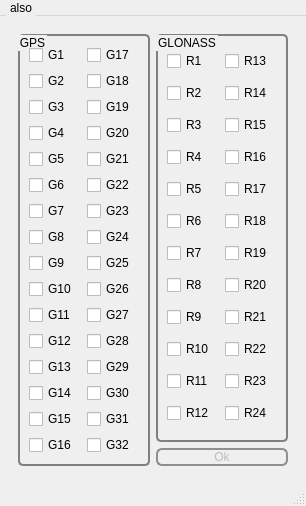
<?xml version="1.0" encoding="UTF-8"?>
<ui version="4.0">
 <class>opening_window</class>
 <widget class="QMainWindow" name="opening_window">
  <property name="geometry">
   <rect>
    <x>0</x>
    <y>0</y>
    <width>306</width>
    <height>465</height>
   </rect>
  </property>
  <property name="windowTitle">
   <string>MainWindow</string>
  </property>
  <property name="styleSheet">
   <string notr="true">QPushButton {
     border: 2px solid #8f8f91;
     border-radius: 6px;
     background-color: qlineargradient(x1: 0, y1: 0, x2: 0, y2: 1,
                                       stop: 0 #f6f7fa, stop: 1 #dadbde);
     min-width: 80px;
 }
 QMainWindow::separator {
     background: yellow;
     width: 10px; /* когда вертикальный */
     height: 10px; /* когда горизонтальный */
 }
QMenu {
     background-color: #ABABAB; /* устанавливаем фон меню */
     border: 1px solid black;
 }
 QMenuBar {
     background-color: qlineargradient(x1:0, y1:0, x2:0, y2:1,
                                       stop:0 lightgray, stop:1 darkgray);
 }
QMenuBar::item {
     spacing: 3px; /* интервал между пунктами меню */
     padding: 1px 4px;
     background: transparent;
     border-radius: 4px;
 }

 QMenuBar::item:selected { /* когда выделено с помощью мыши или клавиатуры */
     background: #a8a8a8;
 }

 QMenuBar::item:pressed {
     background: #888888;
 }
QLineEdit {
    border: 2px solid gray;
    border-radius: 10px;
    padding: 0 8px;
    background: white;
    selection-background-color: darkgray;
}
QPushButton:hover {
     border: 2px solid black;
     border-radius: 6px;
     background-color: qlineargradient(x1: 0, y1: 0, x2: 0, y2: 1,
                                       stop: 0 #f6f7fa, stop: 1 #dadbde);
     min-width: 80px;
}</string>
  </property>
  <widget class="QWidget" name="centralwidget">
   <property name="styleSheet">
    <string notr="true"> QGroupBox {
 background-color: qlineargradient(x1: 0, y1: 0, x2: 0, y2: 1,
                                   stop: 0 #E0E0E0, stop: 1 #FFFFFF);
 border: 2px solid gray;
 border-radius: 5px;
 margin-top: 1ex; /* leave space at the top for the title */
}</string>
   </property>
   <layout class="QVBoxLayout" name="verticalLayout">
    <item>
     <widget class="QStackedWidget" name="stackedWidget">
      <property name="currentIndex">
       <number>1</number>
      </property>
      <widget class="QWidget" name="page">
       <property name="sizePolicy">
        <sizepolicy hsizetype="MinimumExpanding" vsizetype="MinimumExpanding">
         <horstretch>0</horstretch>
         <verstretch>0</verstretch>
        </sizepolicy>
       </property>
       <layout class="QVBoxLayout" name="verticalLayout_2">
        <item>
         <layout class="QHBoxLayout" name="horizontalLayout_3">
          <item>
           <widget class="QPushButton" name="choose_N_Button">
            <property name="text">
             <string>choose  .**N file</string>
            </property>
           </widget>
          </item>
          <item>
           <widget class="QLineEdit" name="n_lineEdit"/>
          </item>
         </layout>
        </item>
        <item>
         <layout class="QHBoxLayout" name="horizontalLayout_2">
          <item>
           <widget class="QPushButton" name="choose_G_Button">
            <property name="text">
             <string>choose  .**G file</string>
            </property>
           </widget>
          </item>
          <item>
           <widget class="QLineEdit" name="g_lineEdit"/>
          </item>
         </layout>
        </item>
        <item>
         <layout class="QHBoxLayout" name="horizontalLayout">
          <item>
           <widget class="QPushButton" name="choose_o_Button">
            <property name="text">
             <string>choose  .**o file</string>
            </property>
           </widget>
          </item>
          <item>
           <widget class="QLineEdit" name="o_lineEdit"/>
          </item>
         </layout>
        </item>
        <item>
         <widget class="QPushButton" name="ok_Button">
          <property name="text">
           <string>Calculate</string>
          </property>
         </widget>
        </item>
       </layout>
      </widget>
      <widget class="QWidget" name="page_2">
       <property name="styleSheet">
        <string notr="true">QPushButton {
     border: 2px solid #8f8f91;
     border-radius: 6px;
     background-color: qlineargradient(x1: 0, y1: 0, x2: 0, y2: 1,
                                       stop: 0 #f6f7fa, stop: 1 #dadbde);
     min-width: 80px;
 }
 QMainWindow::separator {
     background: yellow;
     width: 10px; /* когда вертикальный */
     height: 10px; /* когда горизонтальный */
 }
QMenu {
     background-color: #ABABAB; /* устанавливаем фон меню */
     border: 1px solid black;
 }
 QMenuBar {
     background-color: qlineargradient(x1:0, y1:0, x2:0, y2:1,
                                       stop:0 lightgray, stop:1 darkgray);
 }
QMenuBar::item {
     spacing: 3px; /* интервал между пунктами меню */
     padding: 1px 4px;
     background: transparent;
     border-radius: 4px;
 }

 QMenuBar::item:selected { /* когда выделено с помощью мыши или клавиатуры */
     background: #a8a8a8;
 }

 QMenuBar::item:pressed {
     background: #888888;
 }
QLineEdit {
    border: 2px solid gray;
    border-radius: 10px;
    padding: 0 8px;
    background: white;
    selection-background-color: darkgray;
}
QPushButton:hover {
     border: 2px solid black;
     border-radius: 6px;
     background-color: qlineargradient(x1: 0, y1: 0, x2: 0, y2: 1,
                                       stop: 0 #f6f7fa, stop: 1 #dadbde);
     min-width: 80px;
}</string>
       </property>
       <layout class="QGridLayout" name="gridLayout">
        <item row="0" column="0" rowspan="2">
         <widget class="QGroupBox" name="groupBox_2">
          <property name="title">
           <string>GPS</string>
          </property>
          <layout class="QHBoxLayout" name="horizontalLayout_6">
           <item>
            <layout class="QHBoxLayout" name="horizontalLayout_4">
             <item>
              <layout class="QVBoxLayout" name="verticalLayout_4">
               <item>
                <widget class="QCheckBox" name="checkBox_G1">
                 <property name="text">
                  <string>G1</string>
                 </property>
                </widget>
               </item>
               <item>
                <widget class="QCheckBox" name="checkBox_G2">
                 <property name="text">
                  <string>G2</string>
                 </property>
                </widget>
               </item>
               <item>
                <widget class="QCheckBox" name="checkBox_G3">
                 <property name="text">
                  <string>G3</string>
                 </property>
                </widget>
               </item>
               <item>
                <widget class="QCheckBox" name="checkBox_G4">
                 <property name="text">
                  <string>G4</string>
                 </property>
                </widget>
               </item>
               <item>
                <widget class="QCheckBox" name="checkBox_G5">
                 <property name="text">
                  <string>G5</string>
                 </property>
                </widget>
               </item>
               <item>
                <widget class="QCheckBox" name="checkBox_G6">
                 <property name="text">
                  <string>G6</string>
                 </property>
                </widget>
               </item>
               <item>
                <widget class="QCheckBox" name="checkBox_G7">
                 <property name="text">
                  <string>G7</string>
                 </property>
                </widget>
               </item>
               <item>
                <widget class="QCheckBox" name="checkBox_G8">
                 <property name="text">
                  <string>G8</string>
                 </property>
                </widget>
               </item>
               <item>
                <widget class="QCheckBox" name="checkBox_G9">
                 <property name="text">
                  <string>G9</string>
                 </property>
                </widget>
               </item>
               <item>
                <widget class="QCheckBox" name="checkBox_G10">
                 <property name="text">
                  <string>G10</string>
                 </property>
                </widget>
               </item>
               <item>
                <widget class="QCheckBox" name="checkBox_G11">
                 <property name="text">
                  <string>G11</string>
                 </property>
                </widget>
               </item>
               <item>
                <widget class="QCheckBox" name="checkBox_G12">
                 <property name="text">
                  <string>G12</string>
                 </property>
                </widget>
               </item>
               <item>
                <widget class="QCheckBox" name="checkBox_G13">
                 <property name="text">
                  <string>G13</string>
                 </property>
                </widget>
               </item>
               <item>
                <widget class="QCheckBox" name="checkBox_G14">
                 <property name="text">
                  <string>G14</string>
                 </property>
                </widget>
               </item>
               <item>
                <widget class="QCheckBox" name="checkBox_G15">
                 <property name="text">
                  <string>G15</string>
                 </property>
                </widget>
               </item>
               <item>
                <widget class="QCheckBox" name="checkBox_G16">
                 <property name="text">
                  <string>G16</string>
                 </property>
                </widget>
               </item>
              </layout>
             </item>
             <item>
              <layout class="QVBoxLayout" name="verticalLayout_3">
               <item>
                <widget class="QCheckBox" name="checkBox_G17">
                 <property name="text">
                  <string>G17</string>
                 </property>
                </widget>
               </item>
               <item>
                <widget class="QCheckBox" name="checkBox_G18">
                 <property name="text">
                  <string>G18</string>
                 </property>
                </widget>
               </item>
               <item>
                <widget class="QCheckBox" name="checkBox_G19">
                 <property name="text">
                  <string>G19</string>
                 </property>
                </widget>
               </item>
               <item>
                <widget class="QCheckBox" name="checkBox_G20">
                 <property name="text">
                  <string>G20</string>
                 </property>
                </widget>
               </item>
               <item>
                <widget class="QCheckBox" name="checkBox_G21">
                 <property name="text">
                  <string>G21</string>
                 </property>
                </widget>
               </item>
               <item>
                <widget class="QCheckBox" name="checkBox_G22">
                 <property name="text">
                  <string>G22</string>
                 </property>
                </widget>
               </item>
               <item>
                <widget class="QCheckBox" name="checkBox_G23">
                 <property name="text">
                  <string>G23</string>
                 </property>
                </widget>
               </item>
               <item>
                <widget class="QCheckBox" name="checkBox_G24">
                 <property name="text">
                  <string>G24</string>
                 </property>
                </widget>
               </item>
               <item>
                <widget class="QCheckBox" name="checkBox_G25">
                 <property name="text">
                  <string>G25</string>
                 </property>
                </widget>
               </item>
               <item>
                <widget class="QCheckBox" name="checkBox_G26">
                 <property name="text">
                  <string>G26</string>
                 </property>
                </widget>
               </item>
               <item>
                <widget class="QCheckBox" name="checkBox_G27">
                 <property name="text">
                  <string>G27</string>
                 </property>
                </widget>
               </item>
               <item>
                <widget class="QCheckBox" name="checkBox_G28">
                 <property name="text">
                  <string>G28</string>
                 </property>
                </widget>
               </item>
               <item>
                <widget class="QCheckBox" name="checkBox_G29">
                 <property name="text">
                  <string>G29</string>
                 </property>
                </widget>
               </item>
               <item>
                <widget class="QCheckBox" name="checkBox_G30">
                 <property name="text">
                  <string>G30</string>
                 </property>
                </widget>
               </item>
               <item>
                <widget class="QCheckBox" name="checkBox_G31">
                 <property name="text">
                  <string>G31</string>
                 </property>
                </widget>
               </item>
               <item>
                <widget class="QCheckBox" name="checkBox_G32">
                 <property name="text">
                  <string>G32</string>
                 </property>
                </widget>
               </item>
              </layout>
             </item>
            </layout>
           </item>
          </layout>
         </widget>
        </item>
        <item row="1" column="1">
         <widget class="QPushButton" name="Check_Button">
          <property name="enabled">
           <bool>false</bool>
          </property>
          <property name="text">
           <string>Ok</string>
          </property>
          <property name="default">
           <bool>false</bool>
          </property>
         </widget>
        </item>
        <item row="0" column="1">
         <widget class="QGroupBox" name="groupBox">
          <property name="title">
           <string>GLONASS</string>
          </property>
          <layout class="QHBoxLayout" name="horizontalLayout_5">
           <item>
            <layout class="QVBoxLayout" name="verticalLayout_5">
             <item>
              <widget class="QCheckBox" name="checkBox_R1">
               <property name="text">
                <string>R1</string>
               </property>
              </widget>
             </item>
             <item>
              <widget class="QCheckBox" name="checkBox_R2">
               <property name="text">
                <string>R2</string>
               </property>
              </widget>
             </item>
             <item>
              <widget class="QCheckBox" name="checkBox_R3">
               <property name="text">
                <string>R3</string>
               </property>
              </widget>
             </item>
             <item>
              <widget class="QCheckBox" name="checkBox_R4">
               <property name="text">
                <string>R4</string>
               </property>
              </widget>
             </item>
             <item>
              <widget class="QCheckBox" name="checkBox_R5">
               <property name="text">
                <string>R5</string>
               </property>
              </widget>
             </item>
             <item>
              <widget class="QCheckBox" name="checkBox_R6">
               <property name="text">
                <string>R6</string>
               </property>
              </widget>
             </item>
             <item>
              <widget class="QCheckBox" name="checkBox_R7">
               <property name="text">
                <string>R7</string>
               </property>
              </widget>
             </item>
             <item>
              <widget class="QCheckBox" name="checkBox_R8">
               <property name="text">
                <string>R8</string>
               </property>
              </widget>
             </item>
             <item>
              <widget class="QCheckBox" name="checkBox_R9">
               <property name="text">
                <string>R9</string>
               </property>
              </widget>
             </item>
             <item>
              <widget class="QCheckBox" name="checkBox_R10">
               <property name="text">
                <string>R10</string>
               </property>
              </widget>
             </item>
             <item>
              <widget class="QCheckBox" name="checkBox_R11">
               <property name="text">
                <string>R11</string>
               </property>
              </widget>
             </item>
             <item>
              <widget class="QCheckBox" name="checkBox_R12">
               <property name="text">
                <string>R12</string>
               </property>
              </widget>
             </item>
            </layout>
           </item>
           <item>
            <layout class="QVBoxLayout" name="verticalLayout_6">
             <item>
              <widget class="QCheckBox" name="checkBox_R13">
               <property name="text">
                <string>R13</string>
               </property>
              </widget>
             </item>
             <item>
              <widget class="QCheckBox" name="checkBox_R14">
               <property name="text">
                <string>R14</string>
               </property>
              </widget>
             </item>
             <item>
              <widget class="QCheckBox" name="checkBox_R15">
               <property name="text">
                <string>R15</string>
               </property>
              </widget>
             </item>
             <item>
              <widget class="QCheckBox" name="checkBox_R16">
               <property name="text">
                <string>R16</string>
               </property>
              </widget>
             </item>
             <item>
              <widget class="QCheckBox" name="checkBox_R17">
               <property name="text">
                <string>R17</string>
               </property>
              </widget>
             </item>
             <item>
              <widget class="QCheckBox" name="checkBox_R18">
               <property name="text">
                <string>R18</string>
               </property>
              </widget>
             </item>
             <item>
              <widget class="QCheckBox" name="checkBox_R19">
               <property name="text">
                <string>R19</string>
               </property>
              </widget>
             </item>
             <item>
              <widget class="QCheckBox" name="checkBox_R20">
               <property name="text">
                <string>R20</string>
               </property>
              </widget>
             </item>
             <item>
              <widget class="QCheckBox" name="checkBox_R21">
               <property name="text">
                <string>R21</string>
               </property>
              </widget>
             </item>
             <item>
              <widget class="QCheckBox" name="checkBox_R22">
               <property name="text">
                <string>R22</string>
               </property>
              </widget>
             </item>
             <item>
              <widget class="QCheckBox" name="checkBox_R23">
               <property name="text">
                <string>R23</string>
               </property>
              </widget>
             </item>
             <item>
              <widget class="QCheckBox" name="checkBox_R24">
               <property name="text">
                <string>R24</string>
               </property>
              </widget>
             </item>
            </layout>
           </item>
          </layout>
         </widget>
        </item>
       </layout>
      </widget>
     </widget>
    </item>
   </layout>
  </widget>
  <widget class="QMenuBar" name="menubar">
   <property name="geometry">
    <rect>
     <x>0</x>
     <y>0</y>
     <width>306</width>
     <height>18</height>
    </rect>
   </property>
   <widget class="QMenu" name="menualso">
    <property name="title">
     <string>also</string>
    </property>
   </widget>
   <addaction name="menualso"/>
  </widget>
  <widget class="QStatusBar" name="statusbar"/>
 </widget>
 <resources/>
 <connections/>
</ui>
